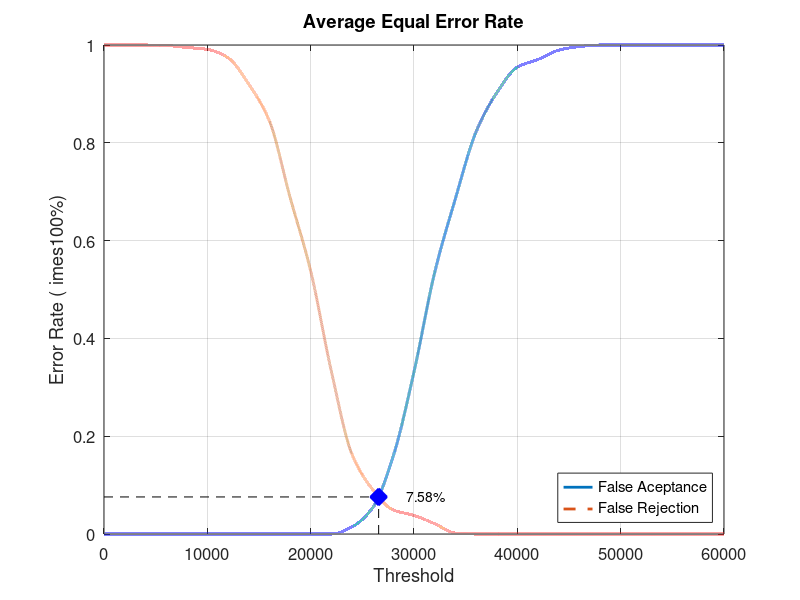
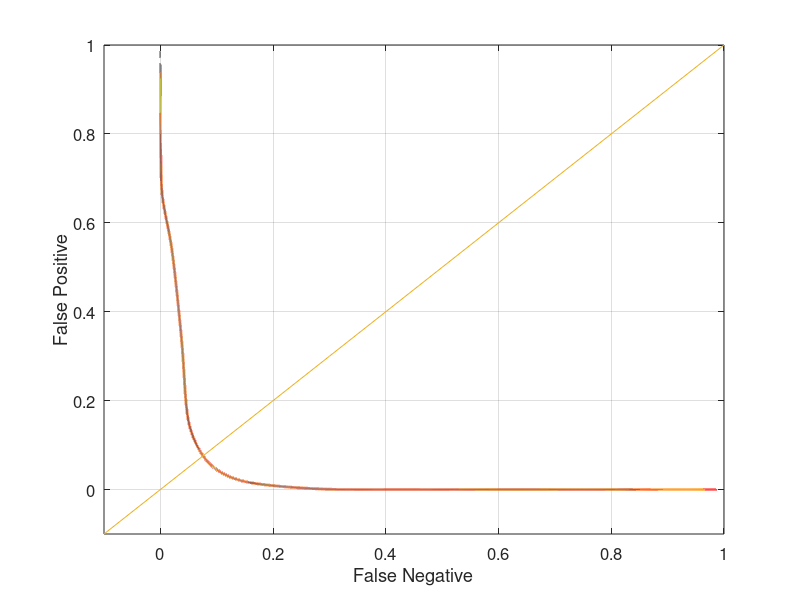

Write MATLAB code to recreate these figures, in order.
close all;
clear;
clc;
x = 0:2000:60000;
xq = 0:0.5:60000;

y0 = [0 0 0 0 0 0 0 0 0 0 0 0 0.0147368 0.0536842 0.16 0.331579 0.534737 0.685263 0.822105 0.902105 0.954737 0.970526 0.989474 0.996842 1 1 1 1 1 1 1]
yy0 = interp1(x, y0, xq, 'pchip');
y1 = [1 1 1 0.999 0.995 0.991 0.974 0.92 0.845 0.689 0.538 0.333 0.163 0.091 0.049 0.038 0.021 0.002 0 0 0 0 0 0 0 0 0 0 0 0 0]
yy1 = interp1(x, y1, xq, 'pchip');

% Calculating EER: 
y2 = abs(y0 - y1);
find(y2 == min(y2))
yy2 = abs(yy0 - yy1);
xEER = find(yy2 == min(yy2));
xEERIndex = xq(xEER) % X-axis EER
yEER = yy0(xEER) % Y-axis EER

main = figure
plot(xq, yy0,'-','LineWidth', 2);	hold on
plot(xq, yy1,'--','LineWidth', 2);	hold on
plot([xEERIndex xEERIndex], [0 yEER], 'k--');	hold on
plot([0 xEERIndex], [yEER yEER], 'k--');	hold on
plot(xEERIndex, yEER, 'bx', 'LineWidth', 10);	hold on
text(xEERIndex + 10 * xEERIndex / 100, yEER, [num2str(round((10000 * yEER)) / 100) '%'])
legend('False Aceptance', 'False Rejection', 'Location', 'SouthEast')
xlabel('Threshold')
ylabel('Error Rate (	imes100%)')
title('Average Equal Error Rate')
set(gca, 'FontSize', 12)
axis([0 60000 0 1])
grid on

print(main, 'Database3AverageMain', '-dpng');
FNRxFPR = figure('Color', [1 1 1]);
plot(yy1, yy0, '-', yy1, yy0, 'LineWidth', 2);
hold on
y = -0.1:0.1:1
plot(y, y); 
set(gca, 'FontSize', 12)
xlabel('False Negative')
ylabel('False Positive')
axis([-0.1 1 -0.1 1])
set(gca, 'FontSize', 12)
grid on

print(FNRxFPR, 'Database3AverageFNRxFPR','-dpng');
